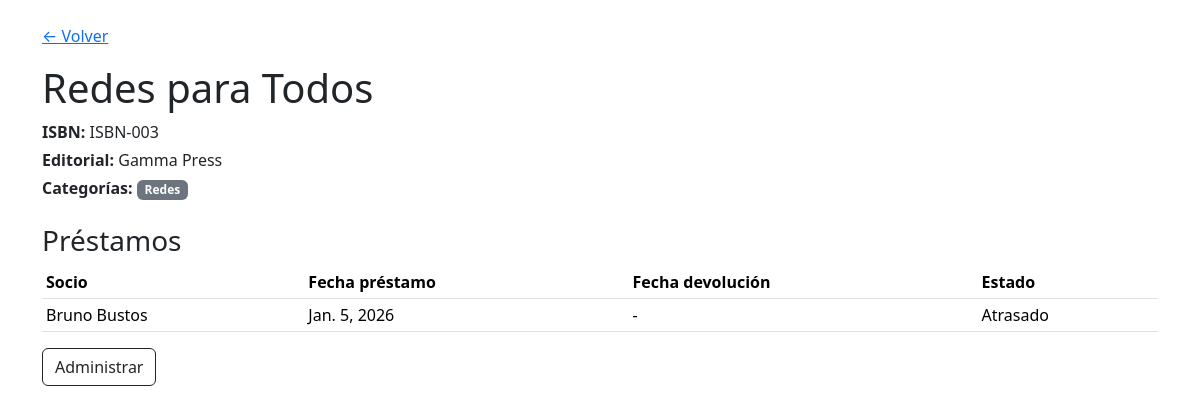
Screenshot of /libros/3/ with the database file from the repository.
### biblioteca/models.py (models this page shows, shortened)
class Libro(models.Model):
    titulo = models.CharField(max_length=160)
    isbn = models.CharField(max_length=20, unique=True)
    anio_publicacion = models.PositiveIntegerField(validators=[MinValueValidator(1)])
    editorial = models.ForeignKey(Editorial, on_delete=models.PROTECT, related_name="libros")
    categorias = models.ManyToManyField(Categoria, blank=True, related_name="libros")
    socios = models.ManyToManyField(Socio, through="Prestamo",
related_name="libros_prestados")

class Editorial(models.Model):
    nombre = models.CharField(max_length=120, unique=True)

class Categoria(models.Model):
    nombre = models.CharField(max_length=80, unique=True)

class Prestamo(models.Model):
    ESTADOS = (
        ("PRESTADO", "Prestado"),
        ("DEVUELTO", "Devuelto"),
        ("ATRASADO", "Atrasado"),
    )
    socio = models.ForeignKey(Socio, on_delete=models.CASCADE, related_name="prestamos")
    libro = models.ForeignKey(Libro, on_delete=models.CASCADE, related_name="prestamos")
    fecha_prestamo = models.DateField()
    fecha_devolucion = models.DateField(null=True, blank=True)
    estado = models.CharField(max_length=10, choices=ESTADOS, default="PRESTADO")
    class Meta:
        constraints = [
            models.UniqueConstraint(
                fields=["socio", "libro", "fecha_prestamo"],
                name="uq_prestamo_socio_libro_fecha",
            )
        ]

class Socio(models.Model):
    user = models.OneToOneField(User, on_delete=models.CASCADE, related_name="socio")
    rut = models.CharField(max_length=12, unique=True)
    telefono = models.CharField(max_length=20, blank=True, default="")

### biblioteca/views.py (the view)
# urls.py: path("libros/<int:libro_id>/", views.detalle_libro, name="detalle_libro"),
def detalle_libro(request, libro_id):
    libro = (
        Libro.objects
        .select_related("editorial")
        .prefetch_related("categorias", "prestamos__socio__user")
        .get(id=libro_id)
    )
    prestamos = libro.prestamos.all().order_by("-fecha_prestamo")
    return render(request, "detalle_libro.html", {"libro": libro, "prestamos":
prestamos})

### biblioteca/templates/detalle_libro.html (shortened to what this page needs)
<!doctype html>
<html lang="es">
<head>
    <link href="https://cdn.jsdelivr.net/npm/bootstrap@5.3.3/dist/css/bootstrap.min.css"rel="stylesheet">
</head>
<body class="container py-4">
    <a href="{% url 'biblioteca:lista_libros' %}">&larr; Volver</a>
    <h1 class="mt-3">{{ libro.titulo }}</h1>
    <p class="mb-1"><strong>ISBN:</strong> {{ libro.isbn }}</p>
    <p class="mb-1"><strong>Editorial:</strong> {{ libro.editorial.nombre }}</p>
    <p class="mb-3">
        <strong>Categorías:</strong>
        {% for c in libro.categorias.all %}
            <span class="badge text-bg-secondary">{{ c.nombre }}</span>
        {% empty %}
            <span class="text-muted">Sin categorías</span>
        {% endfor %}
    </p>
    <h3 class="mt-4">Préstamos</h3>
    <table class="table table-sm">
        <thead>
            <tr>
                <th>Socio</th>
                <th>Fecha préstamo</th>
                <th>Fecha devolución</th>
                <th>Estado</th>
            </tr>
        </thead>
        <tbody>
            {% for p in prestamos %}
            <tr>
                <td>{{ p.socio.user.get_full_name|default:p.socio.user.username }}</td>
                <td>{{ p.fecha_prestamo }}</td>
                <td>{{ p.fecha_devolucion|default:"-" }}</td>
                <td>{{ p.get_estado_display }}</td>
            </tr>
        {% empty %}
            <tr><td colspan="4" class="text-muted">Sin préstamos registrados</td></tr>
        {% endfor %}
    </tbody>
</table>
    <a href="/admin/" class="btn btn-outline-dark">Administrar</a>
</body>
</html>

### rows the page displays
Libro: titulo "Redes para Todos", isbn "ISBN-003", editorial.nombre "Gamma Press"
Categoria: nombre "Redes"
Prestamo: socio.user.get_full_name "Bruno Bustos", fecha_prestamo "Jan. 5, 2026", fecha_devolucion "-", estado "Atrasado"
